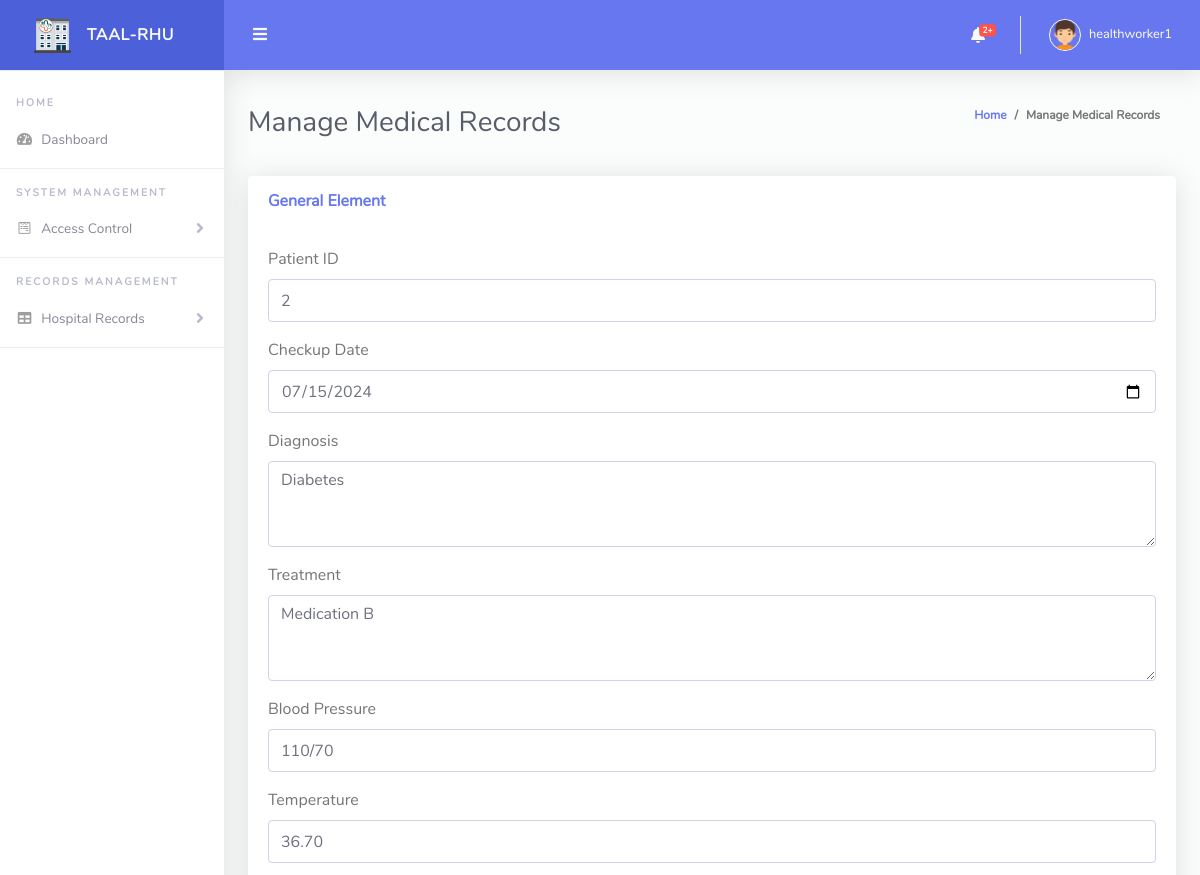
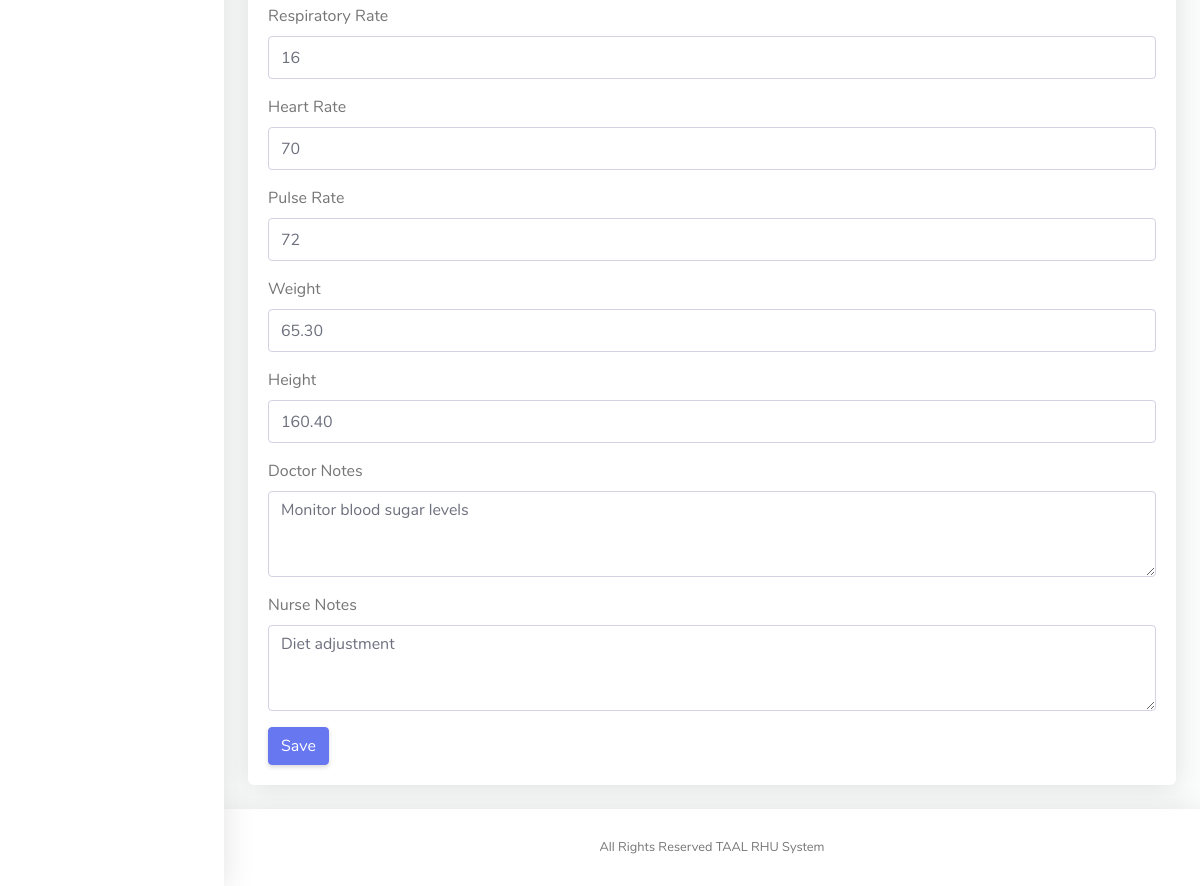
Screenshot of /worker/edit_mrecords.php?record_id=2 (signed in) with the database file from the repository (2 pictures, top to bottom).
### tables this page shows
CREATE TABLE `medical_records` (
  `record_id` int(11) NOT NULL,
  `patient_id` int(11) DEFAULT NULL,
  `checkup_date` date DEFAULT NULL,
  `diagnosis` text DEFAULT NULL,
  `treatment` text DEFAULT NULL,
  `bp` varchar(10) DEFAULT NULL,
  `temperature` decimal(4,2) DEFAULT NULL,
  `rr` int(11) DEFAULT NULL,
  `hr` int(11) DEFAULT NULL,
  `pr` int(11) DEFAULT NULL,
  `weight` decimal(5,2) DEFAULT NULL,
  `height` decimal(5,2) DEFAULT NULL,
  `doctor_notes` text DEFAULT NULL,
  `nurse_notes` text DEFAULT NULL
);

### worker/edit_mrecords.php (the view, shortened to what this page needs)
<!DOCTYPE html>
<?php include("../model/conn.php"); ?>
<html lang="en">
<head>
  <link href="vendor/fontawesome-free/css/all.min.css" rel="stylesheet" type="text/css">
  <link href="vendor/bootstrap/css/bootstrap.min.css" rel="stylesheet" type="text/css">
  <link href="css/ruang-admin.min.css" rel="stylesheet">
</head>
<body id="page-top">
  <div id="wrapper">
    <?php include("./nav.php");
    $record_id = isset($_GET['record_id']) ? $_GET['record_id'] : '';
    if ($record_id) {
        $stmt = $conn->prepare("SELECT * FROM medical_records WHERE record_id = ?");
        $stmt->bind_param("i", $record_id);
        $stmt->execute();
        $result = $stmt->get_result();
        if ($row = $result->fetch_assoc()) {
            extract($row);
        }
    }
    ?>
        <div class="container-fluid" id="container-wrapper">
          <div class="d-sm-flex align-items-center justify-content-between mb-4">
            <h1 class="h3 mb-0 text-gray-800">Manage Medical Records</h1>
            <ol class="breadcrumb">
              <li class="breadcrumb-item"><a href="./">Home</a></li>
              <li class="breadcrumb-item" aria-current="page">Manage Medical Records</li>
            </ol>
          </div>
          <div class="row">
            <div class="col-lg-12">
              <div class="card mb-4">
                <div class="card-header py-3 d-flex flex-row align-items-center justify-content-between">
                  <h6 class="m-0 font-weight-bold text-primary">General Element</h6>
                </div>
                <div class="card-body">
                <form method="post">
        <div class="form-group">
            <label for="patient_id">Patient ID</label>
            <input type="text" class="form-control" id="patient_id" name="patient_id" value="<?php echo isset($patient_id) ? htmlspecialchars($patient_id) : ''; ?>" required>
        </div>
        <div class="form-group">
            <label for="checkup_date">Checkup Date</label>
            <input type="date" class="form-control" id="checkup_date" name="checkup_date" value="<?php echo isset($checkup_date) ? htmlspecialchars($checkup_date) : ''; ?>" required>
        </div>
        <div class="form-group">
            <label for="diagnosis">Diagnosis</label>
            <textarea class="form-control" id="diagnosis" name="diagnosis" rows="3" required><?php echo isset($diagnosis) ? htmlspecialchars($diagnosis) : ''; ?></textarea>
        </div>
        <div class="form-group">
            <label for="treatment">Treatment</label>
            <textarea class="form-control" id="treatment" name="treatment" rows="3" required><?php echo isset($treatment) ? htmlspecialchars($treatment) : ''; ?></textarea>
        </div>
        <div class="form-group">
            <label for="bp">Blood Pressure</label>
            <input type="text" class="form-control" id="bp" name="bp" value="<?php echo isset($bp) ? htmlspecialchars($bp) : ''; ?>" required>
        </div>
        <div class="form-group">
            <label for="temperature">Temperature</label>
            <input type="number" step="0.01" class="form-control" id="temperature" name="temperature" value="<?php echo isset($temperature) ? htmlspecialchars($temperature) : ''; ?>" required>
        </div>
        <div class="form-group">
            <label for="rr">Respiratory Rate</label>
            <input type="number" class="form-control" id="rr" name="rr" value="<?php echo isset($rr) ? htmlspecialchars($rr) : ''; ?>" required>
        </div>
        <div class="form-group">
            <label for="hr">Heart Rate</label>
            <input type="number" class="form-control" id="hr" name="hr" value="<?php echo isset($hr) ? htmlspecialchars($hr) : ''; ?>" required>
        </div>
        <div class="form-group">
            <label for="pr">Pulse Rate</label>
            <input type="number" class="form-control" id="pr" name="pr" value="<?php echo isset($pr) ? htmlspecialchars($pr) : ''; ?>" required>
        </div>
        <div class="form-group">
            <label for="weight">Weight</label>
            <input type="number" step="0.01" class="form-control" id="weight" name="weight" value="<?php echo isset($weight) ? htmlspecialchars($weight) : ''; ?>" required>
        </div>
        <div class="form-group">
            <label for="height">Height</label>
            <input type="number" step="0.01" class="form-control" id="height" name="height" value="<?php echo isset($height) ? htmlspecialchars($height) : ''; ?>" required>
        </div>
        <div class="form-group">
            <label for="doctor_notes">Doctor Notes</label>
            <textarea class="form-control" id="doctor_notes" name="doctor_notes" rows="3"><?php echo isset($doctor_notes) ? htmlspecialchars($doctor_notes) : ''; ?></textarea>
        </div>
        <div class="form-group">
            <label for="nurse_notes">Nurse Notes</label>
            <textarea class="form-control" id="nurse_notes" name="nurse_notes" rows="3"><?php echo isset($nurse_notes) ? htmlspecialchars($nurse_notes) : ''; ?></textarea>
        </div>
        <button type="submit" class="btn btn-primary">Save</button>
    </form>
                </div>
              </div>
            </div>
          </div>
        </div>
      </div>
       <?php include("./footer.php"); ?>
    </div>
  </div>
</body>
</html>

### rows the page displays
medical_records: patient_id "2", checkup_date "07/15/2024", diagnosis "Diabetes", treatment "Medication B", bp "110/70", temperature "36.70", rr "16", hr "70", pr "72", weight "65.30", height "160.40", doctor_notes "Monitor blood sugar levels", nurse_notes "Diet adjustment"

### other values shown
$row['count'] "2"
$_SESSION['username'] "healthworker1"
